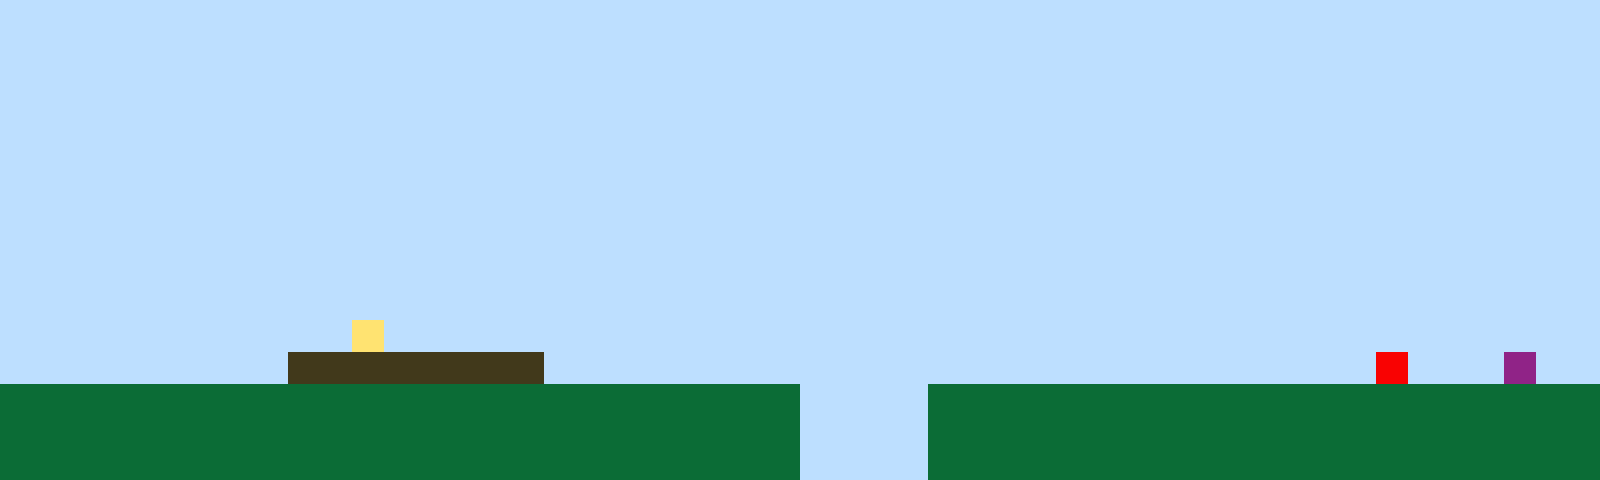

A level layout from a 2D game, rendered from its tile map. Below: a short description, then the map file with its tile-grid data intact:
An orthogonal 50x15 tile map with 32x32 px tiles, 1 tile layer (Tile Layer 1).

<map version="1.10" tiledversion="1.11.2" orientation="orthogonal" renderorder="right-up" width="50" height="15" tilewidth="32" tileheight="32" infinite="0" nextlayerid="2" nextobjectid="1"><editorsettings><export target="map1.csv" format="csv" /></editorsettings><tileset firstgid="1" name="sprites" tilewidth="32" tileheight="32" tilecount="6" columns="3"><image source="sprites.png" width="96" height="64" /></tileset><layer id="1" name="Tile Layer 1" width="50" height="15"><data encoding="csv">1,1,1,1,1,1,1,1,1,1,1,1,1,1,1,1,1,1,1,1,1,1,1,1,1,1,1,1,1,1,1,1,1,1,1,1,1,1,1,1,1,1,1,1,1,1,1,1,1,1,1,1,1,1,1,1,1,1,1,1,1,1,1,1,1,1,1,1,1,1,1,1,1,1,1,1,1,1,1,1,1,1,1,1,1,1,1,1,1,1,1,1,1,1,1,1,1,1,1,1,1,1,1,1,1,1,1,1,1,1,1,1,1,1,1,1,1,1,1,1,1,1,1,1,1,1,1,1,1,1,1,1,1,1,1,1,1,1,1,1,1,1,1,1,1,1,1,1,1,1,1,1,1,1,1,1,1,1,1,1,1,1,1,1,1,1,1,1,1,1,1,1,1,1,1,1,1,1,1,1,1,1,1,1,1,1,1,1,1,1,1,1,1,1,1,1,1,1,1,1,1,1,1,1,1,1,1,1,1,1,1,1,1,1,1,1,1,1,1,1,1,1,1,1,1,1,1,1,1,1,1,1,1,1,1,1,1,1,1,1,1,1,1,1,1,1,1,1,1,1,1,1,1,1,1,1,1,1,1,1,1,1,1,1,1,1,1,1,1,1,1,1,1,1,1,1,1,1,1,1,1,1,1,1,1,1,1,1,1,1,1,1,1,1,1,1,1,1,1,1,1,1,1,1,1,1,1,1,1,1,1,1,1,1,1,1,1,1,1,1,1,1,1,1,1,1,1,1,1,1,1,1,1,1,1,1,1,1,1,1,1,1,1,1,1,1,1,1,1,1,1,1,1,1,1,1,1,1,1,1,1,1,1,1,1,1,1,1,1,1,1,1,1,1,1,1,1,1,1,1,1,1,1,1,1,1,1,1,1,1,1,1,1,1,1,1,1,1,1,1,1,1,1,1,1,1,1,1,1,1,1,1,1,1,1,1,1,1,1,1,1,1,1,1,1,1,1,1,1,1,1,1,1,1,1,1,1,1,1,1,1,1,1,1,1,1,1,1,1,1,1,1,1,1,1,1,1,1,1,1,1,1,1,1,1,1,1,1,1,1,1,1,1,1,1,1,1,1,1,1,1,1,1,1,1,1,1,1,1,1,1,1,1,1,1,1,1,1,1,1,1,1,1,1,1,1,1,1,1,1,1,4,1,1,1,1,1,1,1,1,1,1,1,1,1,1,1,1,1,1,1,1,1,1,1,1,1,1,1,1,1,1,1,1,1,1,1,1,1,1,1,1,1,1,1,1,1,1,1,3,3,3,3,3,3,3,3,1,1,1,1,1,1,1,1,1,1,1,1,1,1,1,1,1,1,1,1,1,1,1,1,1,1,5,1,1,1,6,1,1,2,2,2,2,2,2,2,2,2,2,2,2,2,2,2,2,2,2,2,2,2,2,2,2,2,1,1,1,1,2,2,2,2,2,2,2,2,2,2,2,2,2,2,2,2,2,2,2,2,2,2,2,2,2,2,2,2,2,2,2,2,2,2,2,2,2,2,2,2,2,2,2,2,2,2,1,1,1,1,2,2,2,2,2,2,2,2,2,2,2,2,2,2,2,2,2,2,2,2,2,2,2,2,2,2,2,2,2,2,2,2,2,2,2,2,2,2,2,2,2,2,2,2,2,2,1,1,1,1,2,2,2,2,2,2,2,2,2,2,2,2,2,2,2,2,2,2,2,2,2</data></layer></map>
